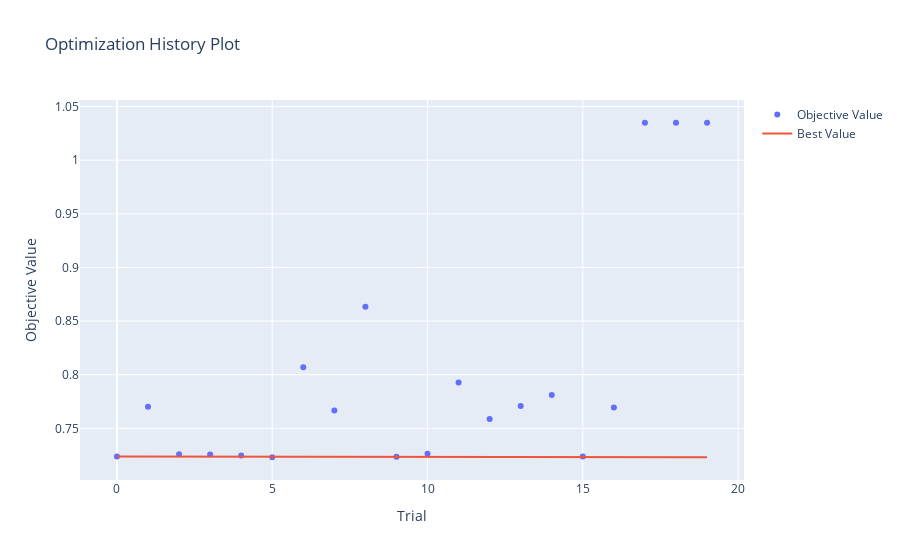

Notebook cell for this chart:
### Code cell
# optimization history plot

optuna.visualization.plot_optimization_history(study)

### Figure 1 — Plotly figure (JSON) as saved in the notebook; plotly's stock layout.template omitted (floating-point values rounded to 4 significant figures)
{"data": [{"mode": "markers", "name": "Objective Value", "type": "scatter", "x": [0, 1, 2, 3, 4, 5, 6, 7, 8, 9, 10, 11, 12, 13, 14, 15, 16, 17, 18, 19], "y": [0.7237, 0.7701, 0.7258, 0.7257, 0.7246, 0.7231, 0.807, 0.7666, 0.8634, 0.7236, 0.7262, 0.7927, 0.7587, 0.7709, 0.781, 0.7238, 0.7696, 1.035, 1.035, 1.035]}, {"mode": "lines", "name": "Best Value", "type": "scatter", "x": [0, 1, 2, 3, 4, 5, 6, 7, 8, 9, 10, 11, 12, 13, 14, 15, 16, 17, 18, 19], "y": [0.7237, 0.7237, 0.7237, 0.7237, 0.7237, 0.7231, 0.7231, 0.7231, 0.7231, 0.7231, 0.7231, 0.7231, 0.7231, 0.7231, 0.7231, 0.7231, 0.7231, 0.7231, 0.7231, 0.7231]}, {"marker": {"color": "#cccccc"}, "mode": "markers", "name": "Infeasible Trial", "showlegend": false, "type": "scatter", "x": [], "y": []}], "layout": {"title": {"text": "Optimization History Plot"}, "xaxis": {"title": {"text": "Trial"}}, "yaxis": {"title": {"text": "Objective Value"}}}}
